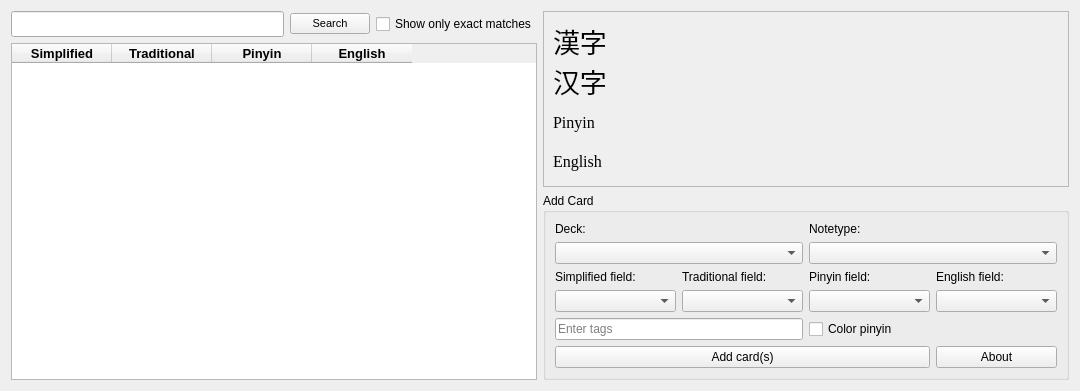
<?xml version="1.0" encoding="UTF-8"?>
<ui version="4.0">
 <class>Dialog</class>
 <widget class="QDialog" name="Dialog">
  <property name="geometry">
   <rect>
    <x>0</x>
    <y>0</y>
    <width>1080</width>
    <height>391</height>
   </rect>
  </property>
  <property name="sizePolicy">
   <sizepolicy hsizetype="Expanding" vsizetype="Expanding">
    <horstretch>0</horstretch>
    <verstretch>0</verstretch>
   </sizepolicy>
  </property>
  <property name="windowTitle">
   <string>CC-CEDICT for Anki</string>
  </property>
  <property name="windowIcon">
   <iconset resource="icons.qrc">
    <normaloff>:/icon/icons/icon.png</normaloff>:/icon/icons/icon.png</iconset>
  </property>
  <layout class="QGridLayout" name="gridLayout_4">
   <item row="0" column="1">
    <widget class="QScrollArea" name="scrollArea">
     <property name="widgetResizable">
      <bool>true</bool>
     </property>
     <widget class="QWidget" name="scrollAreaWidgetContents">
      <property name="geometry">
       <rect>
        <x>0</x>
        <y>0</y>
        <width>526</width>
        <height>165</height>
       </rect>
      </property>
      <layout class="QVBoxLayout" name="verticalLayout">
       <item>
        <widget class="QLabel" name="Hanzi">
         <property name="font">
          <font>
           <family>SimHei</family>
           <pointsize>20</pointsize>
          </font>
         </property>
         <property name="text">
          <string>漢字
汉字</string>
         </property>
         <property name="wordWrap">
          <bool>true</bool>
         </property>
         <property name="textInteractionFlags">
          <set>Qt::LinksAccessibleByMouse|Qt::TextSelectableByMouse</set>
         </property>
        </widget>
       </item>
       <item>
        <widget class="QLabel" name="Pinyin">
         <property name="font">
          <font>
           <family>Times New Roman</family>
           <pointsize>12</pointsize>
          </font>
         </property>
         <property name="text">
          <string>Pinyin</string>
         </property>
         <property name="textInteractionFlags">
          <set>Qt::LinksAccessibleByMouse|Qt::TextSelectableByMouse</set>
         </property>
        </widget>
       </item>
       <item>
        <widget class="QLabel" name="English">
         <property name="font">
          <font>
           <family>Times New Roman</family>
           <pointsize>12</pointsize>
          </font>
         </property>
         <property name="text">
          <string>English</string>
         </property>
        </widget>
       </item>
      </layout>
     </widget>
    </widget>
   </item>
   <item row="1" column="1">
    <widget class="QGroupBox" name="AddCard">
     <property name="title">
      <string>Add Card</string>
     </property>
     <layout class="QGridLayout" name="gridLayout_3">
      <item row="1" column="0">
       <spacer name="verticalSpacer">
        <property name="orientation">
         <enum>Qt::Vertical</enum>
        </property>
        <property name="sizeHint" stdset="0">
         <size>
          <width>20</width>
          <height>0</height>
         </size>
        </property>
       </spacer>
      </item>
      <item row="0" column="0">
       <layout class="QGridLayout" name="gridLayout_2">
        <item row="3" column="2">
         <widget class="QComboBox" name="Field3"/>
        </item>
        <item row="2" column="0">
         <widget class="QLabel" name="Field1_Label">
          <property name="text">
           <string>Simplified field:</string>
          </property>
         </widget>
        </item>
        <item row="0" column="2">
         <widget class="QLabel" name="Notetype_Label">
          <property name="text">
           <string>Notetype:</string>
          </property>
         </widget>
        </item>
        <item row="5" column="3">
         <widget class="QPushButton" name="About">
          <property name="text">
           <string>About</string>
          </property>
          <property name="autoDefault">
           <bool>false</bool>
          </property>
         </widget>
        </item>
        <item row="3" column="1">
         <widget class="QComboBox" name="Field2"/>
        </item>
        <item row="3" column="3">
         <widget class="QComboBox" name="Field4"/>
        </item>
        <item row="1" column="2" colspan="2">
         <widget class="QComboBox" name="Notetype"/>
        </item>
        <item row="0" column="0">
         <widget class="QLabel" name="Deck_Label">
          <property name="text">
           <string>Deck:</string>
          </property>
         </widget>
        </item>
        <item row="1" column="0" colspan="2">
         <widget class="QComboBox" name="Deck"/>
        </item>
        <item row="2" column="2">
         <widget class="QLabel" name="Field3_Label">
          <property name="text">
           <string>Pinyin field:</string>
          </property>
         </widget>
        </item>
        <item row="5" column="0" colspan="3">
         <widget class="QPushButton" name="Add">
          <property name="text">
           <string>Add card(s)</string>
          </property>
          <property name="autoDefault">
           <bool>false</bool>
          </property>
         </widget>
        </item>
        <item row="3" column="0">
         <widget class="QComboBox" name="Field1"/>
        </item>
        <item row="2" column="1">
         <widget class="QLabel" name="Field2_Label">
          <property name="text">
           <string>Traditional field:</string>
          </property>
         </widget>
        </item>
        <item row="2" column="3">
         <widget class="QLabel" name="Field4_Label">
          <property name="text">
           <string>English field:</string>
          </property>
         </widget>
        </item>
        <item row="4" column="0" colspan="2">
         <widget class="QLineEdit" name="tags">
          <property name="placeholderText">
           <string>Enter tags</string>
          </property>
         </widget>
        </item>
        <item row="4" column="2" colspan="2">
         <widget class="QCheckBox" name="color_pinyin">
          <property name="text">
           <string>Color pinyin</string>
          </property>
         </widget>
        </item>
       </layout>
      </item>
     </layout>
    </widget>
   </item>
   <item row="0" column="0" rowspan="2">
    <layout class="QGridLayout" name="gridLayout">
     <item row="0" column="2">
      <widget class="QCheckBox" name="checkBox">
       <property name="text">
        <string>Show only exact matches</string>
       </property>
       <property name="checked">
        <bool>false</bool>
       </property>
      </widget>
     </item>
     <item row="0" column="0">
      <widget class="QLineEdit" name="Query">
       <property name="minimumSize">
        <size>
         <width>200</width>
         <height>0</height>
        </size>
       </property>
       <property name="font">
        <font>
         <family>SimHei</family>
         <pointsize>10</pointsize>
        </font>
       </property>
      </widget>
     </item>
     <item row="1" column="0" colspan="3">
      <widget class="QTableWidget" name="Results">
       <property name="font">
        <font>
         <family>SimHei</family>
        </font>
       </property>
       <property name="editTriggers">
        <set>QAbstractItemView::NoEditTriggers</set>
       </property>
       <property name="alternatingRowColors">
        <bool>true</bool>
       </property>
       <property name="selectionMode">
        <enum>QAbstractItemView::SingleSelection</enum>
       </property>
       <property name="selectionBehavior">
        <enum>QAbstractItemView::SelectRows</enum>
       </property>
       <property name="textElideMode">
        <enum>Qt::ElideLeft</enum>
       </property>
       <column>
        <property name="text">
         <string>Simplified</string>
        </property>
        <property name="font">
         <font>
          <family>Arial</family>
          <pointsize>10</pointsize>
          <weight>75</weight>
          <bold>true</bold>
         </font>
        </property>
       </column>
       <column>
        <property name="text">
         <string>Traditional</string>
        </property>
        <property name="font">
         <font>
          <family>Arial</family>
          <pointsize>10</pointsize>
          <weight>75</weight>
          <bold>true</bold>
         </font>
        </property>
       </column>
       <column>
        <property name="text">
         <string>Pinyin</string>
        </property>
        <property name="font">
         <font>
          <family>Arial</family>
          <pointsize>10</pointsize>
          <weight>75</weight>
          <bold>true</bold>
         </font>
        </property>
       </column>
       <column>
        <property name="text">
         <string>English</string>
        </property>
        <property name="font">
         <font>
          <family>Arial</family>
          <pointsize>10</pointsize>
          <weight>75</weight>
          <bold>true</bold>
         </font>
        </property>
       </column>
      </widget>
     </item>
     <item row="0" column="1">
      <widget class="QPushButton" name="SearchButton">
       <property name="font">
        <font>
         <pointsize>8</pointsize>
        </font>
       </property>
       <property name="text">
        <string>Search</string>
       </property>
       <property name="autoDefault">
        <bool>false</bool>
       </property>
      </widget>
     </item>
    </layout>
   </item>
  </layout>
 </widget>
 <tabstops>
  <tabstop>Query</tabstop>
  <tabstop>SearchButton</tabstop>
  <tabstop>checkBox</tabstop>
  <tabstop>Deck</tabstop>
  <tabstop>Notetype</tabstop>
  <tabstop>Field1</tabstop>
  <tabstop>Field2</tabstop>
  <tabstop>Field3</tabstop>
  <tabstop>Field4</tabstop>
  <tabstop>Add</tabstop>
  <tabstop>About</tabstop>
  <tabstop>Results</tabstop>
  <tabstop>scrollArea</tabstop>
 </tabstops>
 <resources>
  <include location="icons.qrc"/>
 </resources>
 <connections/>
</ui>
